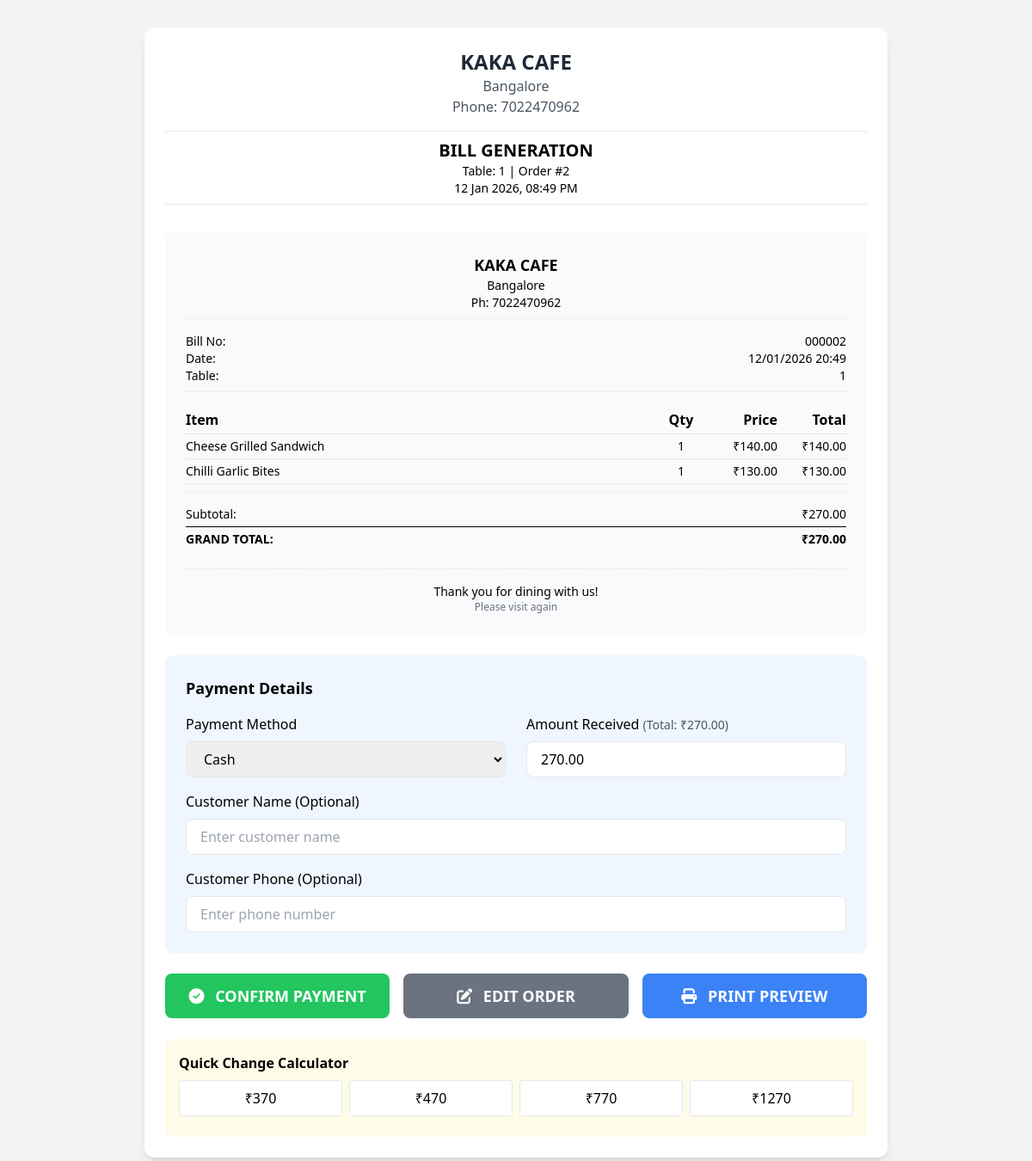
Screenshot of /bill/2/ with the database file from the repository.
### pos/models.py (models this page shows, shortened)
class Restaurant(models.Model):
    name = models.CharField(max_length=200, default="KAKA CAFE")
    address = models.TextField(default="Bangalore")
    phone = models.CharField(max_length=20, default="7022470962")
    email = models.EmailField(default="contact@kakacafe.com")
    gstin = models.CharField(max_length=15, blank=True)
    logo = models.ImageField(upload_to='logos/', blank=True)

class Order(models.Model):
    table = models.ForeignKey(Table, on_delete=models.CASCADE, related_name='orders')
    customer_name = models.CharField(max_length=200, blank=True)
    customer_phone = models.CharField(max_length=15, blank=True)
    status = models.CharField(max_length=20, default='active',
                             choices=[('active', 'Active'),
                                     ('completed', 'Completed'),
                                     ('cancelled', 'Cancelled')])
    subtotal = models.DecimalField(max_digits=12, decimal_places=2, default=0)
    discount = models.DecimalField(max_digits=12, decimal_places=2, default=0)
    water_bottle = models.DecimalField(max_digits=10, decimal_places=2, default=0)
    packaging = models.DecimalField(max_digits=10, decimal_places=2, default=0)
    service_charge = models.DecimalField(max_digits=10, decimal_places=2, default=0)
    other_charges = models.DecimalField(max_digits=10, decimal_places=2, default=0)
    other_charges_description = models.CharField(max_length=100, blank=True)
    total = models.DecimalField(max_digits=12, decimal_places=2, default=0)
    created_at = models.DateTimeField(auto_now_add=True)
    updated_at = models.DateTimeField(auto_now=True)
    class Meta:
        ordering = ['-created_at']

class Table(models.Model):
    table_number = models.CharField(max_length=10, unique=True)
    table_name = models.CharField(max_length=50, blank=True)
    capacity = models.IntegerField(default=4)
    status = models.CharField(max_length=20, default='available',
                             choices=[('available', 'Available'),
                                     ('occupied', 'Occupied')])

class OrderItem(models.Model):
    order = models.ForeignKey(Order, on_delete=models.CASCADE, related_name='order_items')
    menu_item = models.ForeignKey(MenuItem, on_delete=models.CASCADE)
    quantity = models.IntegerField(default=1)
    price = models.DecimalField(max_digits=10, decimal_places=2)
    total = models.DecimalField(max_digits=10, decimal_places=2, default=0)

class MenuItem(models.Model):
    category = models.ForeignKey(Category, on_delete=models.CASCADE, related_name='menuitems')
    name = models.CharField(max_length=200)
    description = models.TextField(blank=True)
    price = models.DecimalField(max_digits=10, decimal_places=2)
    is_available = models.BooleanField(default=True)
    class Meta:
        ordering = ['category__display_order', 'name']

### pos/views.py (the view, shortened to what this page needs)
# urls.py: path('bill/<int:order_id>/', views.generate_bill, name='generate_bill'),
def generate_bill(request, order_id):
    order = get_object_or_404(Order, id=order_id)
    context = {
        'order': order,
    }
    return render(request, 'pos/generate_bill.html', context)

### pos/context_processors.py (called while the page is built)
def restaurant_info(request):
    restaurant = Restaurant.objects.first()
    return {
        'restaurant': restaurant if restaurant else Restaurant(),
        'now': '2024-01-10',  # You can replace with actual datetime
    }

### templates/pos/generate_bill.html (shortened to what this page needs)
<!DOCTYPE html>
<html lang="en">
<head>
    <script src="https://cdn.tailwindcss.com"></script>
    <link rel="stylesheet" href="https://cdnjs.cloudflare.com/ajax/libs/font-awesome/6.4.0/css/all.min.css">
</head>
<body class="bg-gray-100">
    <div class="container mx-auto px-4 py-8 max-w-4xl">
        <div class="bg-white rounded-xl shadow-lg p-6">
            <div class="text-center mb-8">
                <h1 class="text-2xl font-bold text-gray-800">{{ restaurant.name }}</h1>
                <p class="text-gray-600">{{ restaurant.address }}</p>
                <p class="text-gray-600">Phone: {{ restaurant.phone }}</p>
                <div class="mt-4 border-t border-b py-2">
                    <h2 class="text-xl font-bold">BILL GENERATION</h2>
                    <p class="text-sm">Table: {{ order.table.table_number }} | Order #{{ order.id }}</p>
                    <p class="text-sm">{{ order.created_at|date:"d M Y, h:i A" }}</p>
                </div>
            </div>
            <div class="bg-gray-50 p-6 rounded-lg mb-6">
                <div class="text-center mb-4">
                    <div class="font-bold text-lg">{{ restaurant.name }}</div>
                    <div class="text-sm">{{ restaurant.address }}</div>
                    <div class="text-sm">Ph: {{ restaurant.phone }}</div>
                    <div class="border-t border-dashed my-2"></div>
                </div>
                <div class="mb-4">
                    <div class="flex justify-between text-sm">
                        <span>Bill No:</span>
                        <span>{{ order.id|stringformat:"06d" }}</span>
                    </div>
                    <div class="flex justify-between text-sm">
                        <span>Date:</span>
                        <span>{{ order.created_at|date:"d/m/Y H:i" }}</span>
                    </div>
                    <div class="flex justify-between text-sm">
                        <span>Table:</span>
                        <span>{{ order.table.table_number }}</span>
                    </div>
                    <div class="border-t border-dashed my-2"></div>
                </div>
                <div class="mb-4">
                    <div class="flex border-b py-1 font-bold">
                        <div class="flex-1">Item</div>
                        <div class="w-16 text-center">Qty</div>
                        <div class="w-20 text-right">Price</div>
                        <div class="w-20 text-right">Total</div>
                    </div>
                    {% for item in order.order_items.all %}
                    <div class="flex border-b py-1 text-sm">
                        <div class="flex-1">{{ item.menu_item.name }}</div>
                        <div class="w-16 text-center">{{ item.quantity }}</div>
                        <div class="w-20 text-right">₹{{ item.price }}</div>
                        <div class="w-20 text-right">₹{{ item.total }}</div>
                    </div>
                    {% endfor %}
                    <div class="border-t border-dashed my-2"></div>
                </div>
                <div class="space-y-1 text-sm">
                    <div class="flex justify-between">
                        <span>Subtotal:</span>
                        <span>₹{{ order.subtotal }}</span>
                    </div>
                    <div class="border-t border-black pt-1 mt-2">
                        <div class="flex justify-between font-bold">
                            <span>GRAND TOTAL:</span>
                            <span>₹{{ order.total }}</span>
                        </div>
                    </div>
                </div>
                <div class="text-center mt-6 pt-4 border-t border-dashed">
                    <div class="text-sm">Thank you for dining with us!</div>
                    <div class="text-xs text-gray-500">Please visit again</div>
                </div>
            </div>
            <form method="post">
                <div class="bg-blue-50 p-6 rounded-lg mb-6">
                    <h3 class="font-bold text-lg mb-4">Payment Details</h3>
                    <div class="grid grid-cols-1 md:grid-cols-2 gap-6">
                        <div>
                            <label class="block font-medium mb-2">Payment Method</label>
                            <select name="payment_method" class="w-full border rounded-lg px-4 py-2" required>
                                <option value="cash">Cash</option>
                            </select>
                        </div>
                        <div>
                            <label class="block font-medium mb-2">
                                Amount Received
                                <span class="text-sm text-gray-600">(Total: ₹{{ order.total }})</span>
                            </label>
                            <input type="number" name="paid_amount"
                                   value="{{ order.total }}"
                                   min="{{ order.total }}"
                                   step="1"
                                   class="w-full border rounded-lg px-4 py-2"
                                   required>
                        </div>
                    </div>
                    <div class="mt-4">
                        <label class="block font-medium mb-2">Customer Name (Optional)</label>
                        <input type="text" name="customer_name"
                               value="{{ order.customer_name }}"
                               class="w-full border rounded-lg px-4 py-2"
                               placeholder="Enter customer name">
                    </div>
                    <div class="mt-4">
                        <label class="block font-medium mb-2">Customer Phone (Optional)</label>
                        <input type="text" name="customer_phone"
                               value="{{ order.customer_phone }}"
                               class="w-full border rounded-lg px-4 py-2"
                               placeholder="Enter phone number">
                    </div>
                </div>
                <div class="flex flex-wrap gap-4">
                    <button type="submit"
                            class="flex-1 bg-green-500 hover:bg-green-600 text-white py-3 px-6 rounded-lg font-bold text-lg">
                        <i class="fas fa-check-circle mr-2"></i> CONFIRM PAYMENT
                    </button>
                    <a href="{% url 'table_detail' order.table.id %}"
                       class="flex-1 bg-gray-500 hover:bg-gray-600 text-white py-3 px-6 rounded-lg font-bold text-lg text-center">
                        <i class="fas fa-edit mr-2"></i> EDIT ORDER
                    </a>
                    <button type="button" onclick="window.print()"
                            class="flex-1 bg-blue-500 hover:bg-blue-600 text-white py-3 px-6 rounded-lg font-bold text-lg">
                        <i class="fas fa-print mr-2"></i> PRINT PREVIEW
                    </button>
                </div>
            </form>
            <div class="bg-yellow-50 p-4 rounded-lg mt-6">
                <h4 class="font-bold mb-2">Quick Change Calculator</h4>
                <div class="grid grid-cols-2 md:grid-cols-4 gap-2">
                    <button type="button" onclick="calculateChange({{ order.total|add:100 }})"
                            class="bg-white border rounded py-2 hover:bg-gray-100">
                        ₹{{ order.total|add:100|floatformat:0 }}
                    </button>
                    <button type="button" onclick="calculateChange({{ order.total|add:200 }})"
                            class="bg-white border rounded py-2 hover:bg-gray-100">
                        ₹{{ order.total|add:200|floatformat:0 }}
                    </button>
                    <button type="button" onclick="calculateChange({{ order.total|add:500 }})"
                            class="bg-white border rounded py-2 hover:bg-gray-100">
                        ₹{{ order.total|add:500|floatformat:0 }}
                    </button>
                    <button type="button" onclick="calculateChange({{ order.total|add:1000 }})"
                            class="bg-white border rounded py-2 hover:bg-gray-100">
                        ₹{{ order.total|add:1000|floatformat:0 }}
                    </button>
                </div>
            </div>
        </div>
    </div>
</body>
</html>

### rows the page displays
Restaurant: name "KAKA CAFE", address "Bangalore", phone "7022470962"
Order: table.table_number "1", id "2", created_at "12 Jan 2026, 08:49 PM", id "000002", created_at "12/01/2026 20:49", subtotal "270.00", total "270.00", paid_amount "270.00", total|add "370", total|add "470", total|add "770", total|add "1270"
OrderItem: menu_item.name "Cheese Grilled Sandwich", quantity "1", price "140.00", total "140.00"
OrderItem: menu_item.name "Chilli Garlic Bites", quantity "1", price "130.00", total "130.00"
